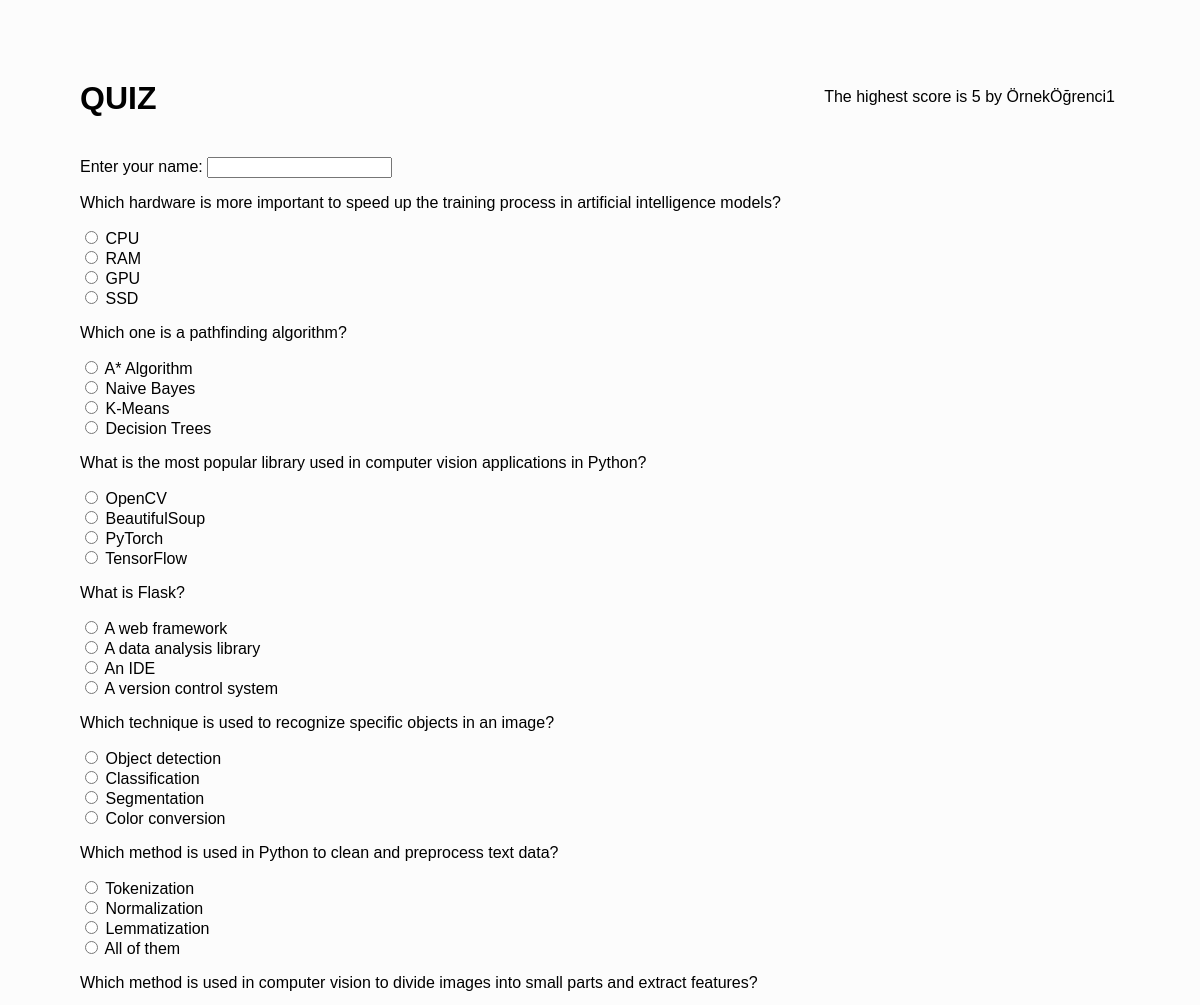
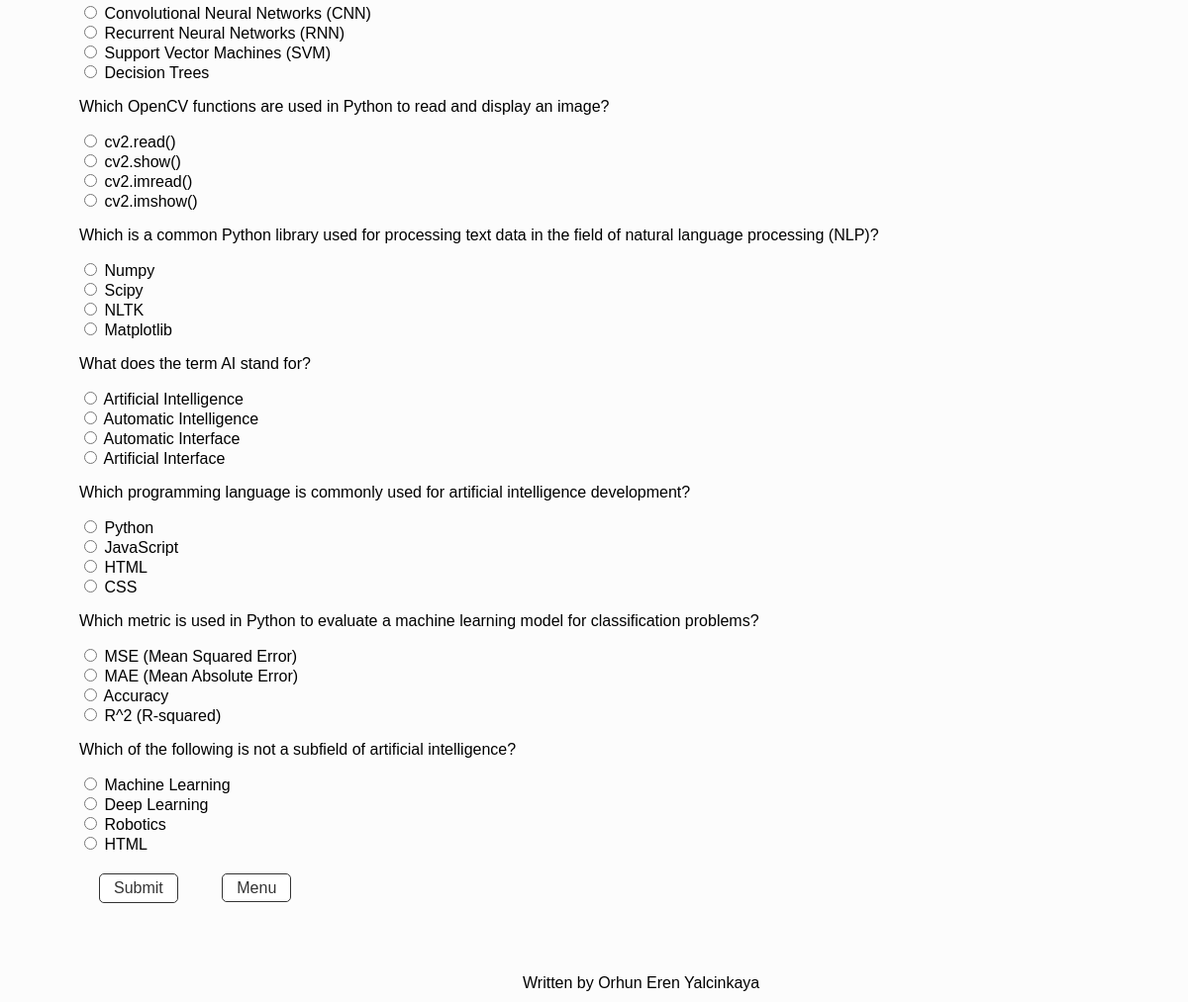
The page /quiz on the database its author committed (2 pictures, top to bottom).
### tables this page shows
CREATE TABLE scores (
            id INTEGER PRIMARY KEY AUTOINCREMENT,
            name TEXT NOT NULL,
            score INT NOT NULL
        );

CREATE TABLE questions (
            id INTEGER PRIMARY KEY AUTOINCREMENT,
            question TEXT NOT NULL,
            option1 TEXT NOT NULL,
            option2 TEXT NOT NULL,
            option3 TEXT NOT NULL,
            option4 TEXT NOT NULL,
            answer TEXT NOT NULL
        );

### app.py (the view)
@app.route('/quiz')
def quiz():
    conn = sqlite3.connect('quiz.db')
    cursor = conn.cursor()
    cursor.execute('SELECT * FROM questions')
    questions = cursor.fetchall()
    conn.close()
    highest_score, highest_scorer = get_highest_score()
    return flask.render_template('quiz.html', questions=questions, highest_score=highest_score, highest_scorer=highest_scorer)

### app.py (called while the page is built)
def get_highest_score():
    conn = sqlite3.connect('quiz.db')
    cursor = conn.cursor()
    cursor.execute('SELECT name, score FROM scores ORDER BY score DESC, id ASC LIMIT 1')
    row = cursor.fetchone()
    conn.close()
    if row:
        return row[1], row[0]
    return None, None

### templates/quiz.html (shortened to what this page needs)
<!DOCTYPE html>
<html lang="en">
<head>
    <link rel="stylesheet" href="{{ url_for('static', filename='stylesheet.css') }}">
</head>
<body>
    <div>
        <div id="score">The highest score is {{ highest_score }} by {{ highest_scorer }}</div>
        <h1>QUIZ</h1>
        <form action="{{ url_for('result') }}" method="POST">
            <div class="name-input">
                <label for="name">Enter your name:</label>
                <input type="text" id="name" name="name" required>
            {% for question in questions %}
            <div class="question">
                <p>{{ question[1] }}</p>
                <input type="radio" name="{{ question[0] }}" value="{{ question[2] }}"> {{ question[2] }}<br>
                <input type="radio" name="{{ question[0] }}" value="{{ question[3] }}"> {{ question[3] }}<br>
                <input type="radio" name="{{ question[0] }}" value="{{ question[4] }}"> {{ question[4] }}<br>
                <input type="radio" name="{{ question[0] }}" value="{{ question[5] }}"> {{ question[5] }}<br>
            </div>
            {% endfor %}
            <input class="submit" type="submit" value="Submit">
            <a class="submit" href="{{ url_for('index') }}">Menu</a>
        </form>
    </div>
</body>
<footer, id="author">Written by Orhun Eren Yalcinkaya</footer>
</html>

### static/stylesheet.css (style rules this page uses)
body { font-family: Arial, sans-serif; background-color: #fcfcfc; padding: 80px; margin: 0; }
.submit,a { margin: 20px; color: #333; background-color: #fff; border: 1px solid #333; padding: 10px 20px; border-radius: 5px; font-size: medium; padding: 5px 14px; cursor: pointer; text-decoration: none; }
h1 { margin: 0; margin-bottom: 40px; padding: 0; }
#score { position: fixed; top: 0; right: 0; margin: 88px 85px 0 0; }
#author { position: fixed; bottom: 0; left: 44%; margin: 10px 0; }

### rows shown on the page
scores: name "ÖrnekÖğrenci1"
questions: question "Which hardware is more important to speed up the training process in artificial intelligence models?", option1 "CPU", option2 "RAM", option3 "GPU", option4 "SSD"
questions: question "Which one is a pathfinding algorithm?", option1 "A* Algorithm", option2 "Naive Bayes", option3 "K-Means", option4 "Decision Trees"
questions: question "What is the most popular library used in computer vision applications in Python?", option1 "OpenCV", option2 "BeautifulSoup", option3 "PyTorch", option4 "TensorFlow"
questions: question "What is Flask?", option1 "A web framework", option2 "A data analysis library", option3 "An IDE", option4 "A version control system"
questions: question "Which technique is used to recognize specific objects in an image?", option1 "Object detection", option2 "Classification", option3 "Segmentation", option4 "Color conversion"
questions: question "Which method is used in Python to clean and preprocess text data?", option1 "Tokenization", option2 "Normalization", option3 "Lemmatization", option4 "All of them"
questions: question "Which method is used in computer vision to divide images into small parts and extract features?", option1 "Convolutional Neural Networks (CNN)", option2 "Recurrent Neural Networks (RNN)", option3 "Support Vector Machines (SVM)", option4 "Decision Trees"
questions: question "Which OpenCV functions are used in Python to read and display an image?", option1 "cv2.read()", option2 "cv2.show()", option3 "cv2.imread()", option4 "cv2.imshow()"
questions: question "Which is a common Python library used for processing text data in the field of natural language processing (NLP)?", option1 "Numpy", option2 "Scipy", option3 "NLTK", option4 "Matplotlib"
questions: question "What does the term AI stand for?", option1 "Artificial Intelligence", option2 "Automatic Intelligence", option3 "Automatic Interface", option4 "Artificial Interface"
questions: question "Which programming language is commonly used for artificial intelligence development?", option1 "Python", option2 "JavaScript", option3 "HTML", option4 "CSS"
questions: question "Which metric is used in Python to evaluate a machine learning model for classification problems?", option1 "MSE (Mean Squared Error)", option2 "MAE (Mean Absolute Error)", option3 "Accuracy", option4 "R^2 (R-squared)"
questions: question "Which of the following is not a subfield of artificial intelligence?", option1 "Machine Learning", option2 "Deep Learning", option3 "Robotics", option4 "HTML"

### other values the page prints
{{ highest_score }} "5"
